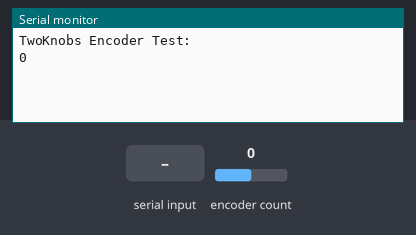
A sketch run on a simulated Arduino Uno, built with avr-gcc and run on an emulated ATmega328P. Shown: the last lines printed to the serial monitor. The test bench sets the inputs (shaded band); at power-on: encoder count 0.

Above: at 1.2 s.
1.3 s: "1" received over Serial
At 2.0 s:
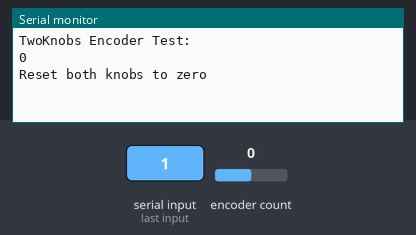
2.8 s: encoder count set to 1
At 3.2 s:
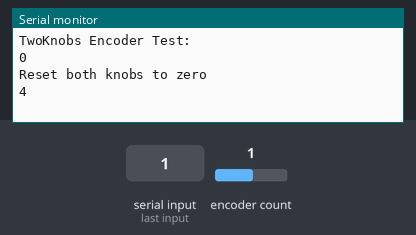
4.3 s: encoder count set to 2
At 5.5 s:
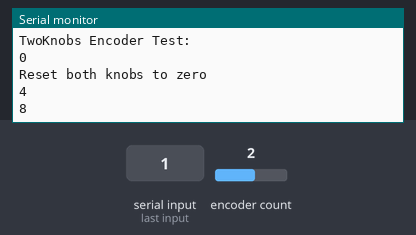

Measured:
- after the input at 1.3 s, the serial monitor: prints a new line at once (image 1)
- after the input at 2.8 s, the serial monitor: prints a new line at once (image 2)
- after the input at 4.3 s, the serial monitor: prints a new line at once (image 3)

The sketch:

encodertest.ino
```cpp
#include <Encoder.h>

// Change these pin numbers to the pins connected to your encoder.
//   Best Performance: both pins have interrupt capability
//   Good Performance: only the first pin has interrupt capability
//   Low Performance:  neither pin has interrupt capability
Encoder encoder(2,3);

void setup() {
  Serial.begin(115200);
  Serial.println("TwoKnobs Encoder Test:");

}

long positionLeft  = -999;

void loop() {
  long newLeft;
  newLeft = encoder.read();
  if (newLeft != positionLeft) {
    Serial.print(newLeft);
    Serial.println();
    positionLeft = newLeft;
  }
  // if a character is sent from the serial monitor,
  // reset both back to zero.
  if (Serial.available()) {
    Serial.read();
    Serial.println("Reset both knobs to zero");
    encoder.write(0);
  }
}
```
